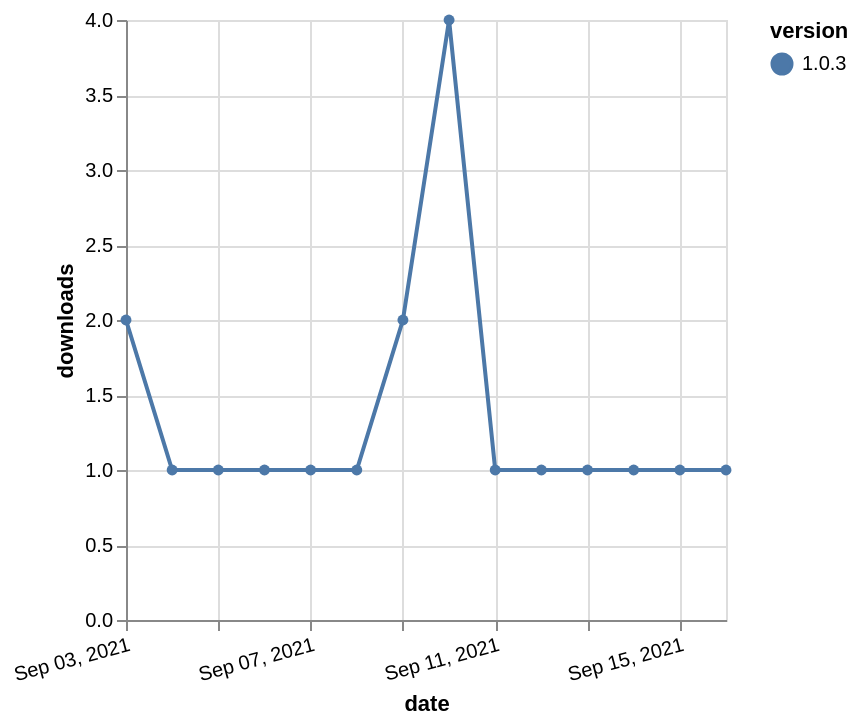

Write the Vega-Lite specification saved for this chart.
### Vega-Lite specification from a JSON file in a GitHub repository (floating-point values rounded to 4 significant figures)
{"$schema": "https://vega.github.io/schema/vega-lite/v5.json", "description": "A simple bar chart with embedded data.", "data": {"values": [{"date": "2021-09-03", "total": 592, "delta": 2, "version": "1.0.3"}, {"date": "2021-09-04", "total": 593, "delta": 1, "version": "1.0.3"}, {"date": "2021-09-05", "total": 594, "delta": 1, "version": "1.0.3"}, {"date": "2021-09-06", "total": 595, "delta": 1, "version": "1.0.3"}, {"date": "2021-09-07", "total": 596, "delta": 1, "version": "1.0.3"}, {"date": "2021-09-08", "total": 597, "delta": 1, "version": "1.0.3"}, {"date": "2021-09-09", "total": 599, "delta": 2, "version": "1.0.3"}, {"date": "2021-09-10", "total": 603, "delta": 4, "version": "1.0.3"}, {"date": "2021-09-11", "total": 604, "delta": 1, "version": "1.0.3"}, {"date": "2021-09-12", "total": 605, "delta": 1, "version": "1.0.3"}, {"date": "2021-09-13", "total": 606, "delta": 1, "version": "1.0.3"}, {"date": "2021-09-14", "total": 607, "delta": 1, "version": "1.0.3"}, {"date": "2021-09-15", "total": 608, "delta": 1, "version": "1.0.3"}, {"date": "2021-09-16", "total": 609, "delta": 1, "version": "1.0.3"}]}, "width": "container", "mark": {"type": "line", "point": {"filled": true}}, "encoding": {"x": {"field": "date", "type": "temporal", "timeUnit": "yearmonthdate", "title": "date", "axis": {"labelAngle": -15}}, "y": {"field": "delta", "type": "quantitative", "title": "downloads"}, "color": {"field": "version", "type": "nominal"}, "tooltip": {"field": "delta"}}}
